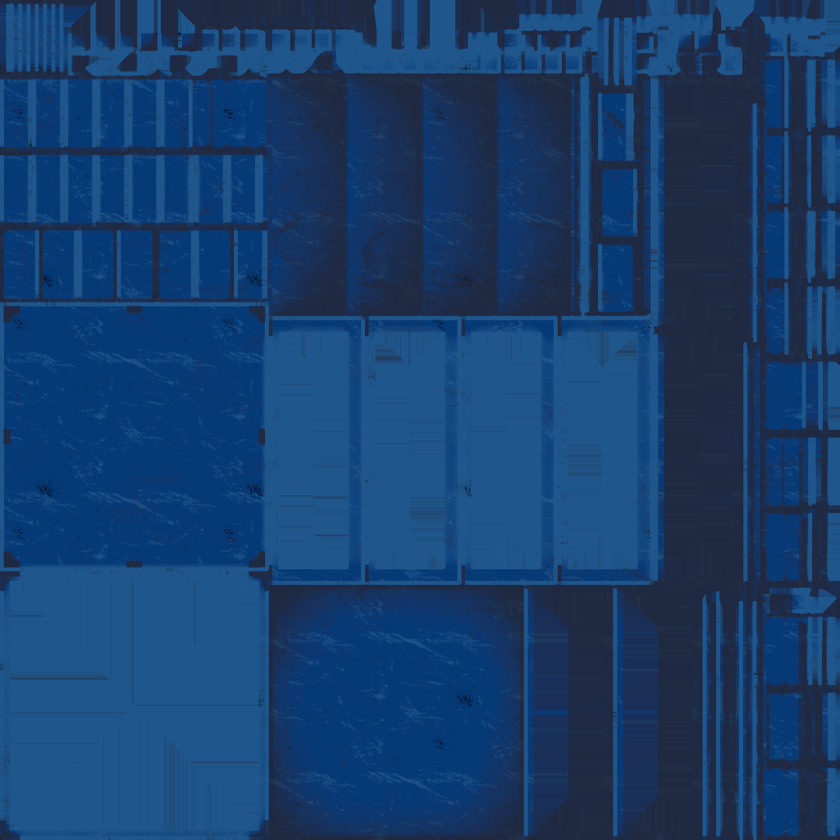
#> input picture asset/industry/models/002_plastic_pallet/BaseColor.png, 840 x 840 px, shrunk from 1024 x 1024 before the run
$ python -i make_dirty.py   (imports and definitions only)
#> lines starting #> are read from the running program, lines starting #| are printed output that depends on the picture
#!/usr/bin/env python3
"""
把当前目录下的图片整体变暗（模拟“变脏”）
"""

import os
from PIL import Image, ImageEnhance

# ======================
# 可调参数（核心）
# ======================
# 亮度因子：越小越黑（0.0 = 全黑，1.0 = 原图）
BRIGHTNESS = 0.55

# 对比度因子：越小越灰（模拟污垢感）
CONTRAST = 0.85

# 输出后缀
SUFFIX = "_dirty"
# ======================

def darken_image(img_path, out_path):
#> called with img_path = '002_plastic_pallet/BaseColor.png', out_path = 'out.png'
    img = Image.open(img_path).convert("RGB")
#> img is the input picture: PIL image 840x840 RGB; mean R, G, B 23.3, 62.4, 109.4

    # 降低亮度（模拟变脏）
    img = ImageEnhance.Brightness(img).enhance(BRIGHTNESS)
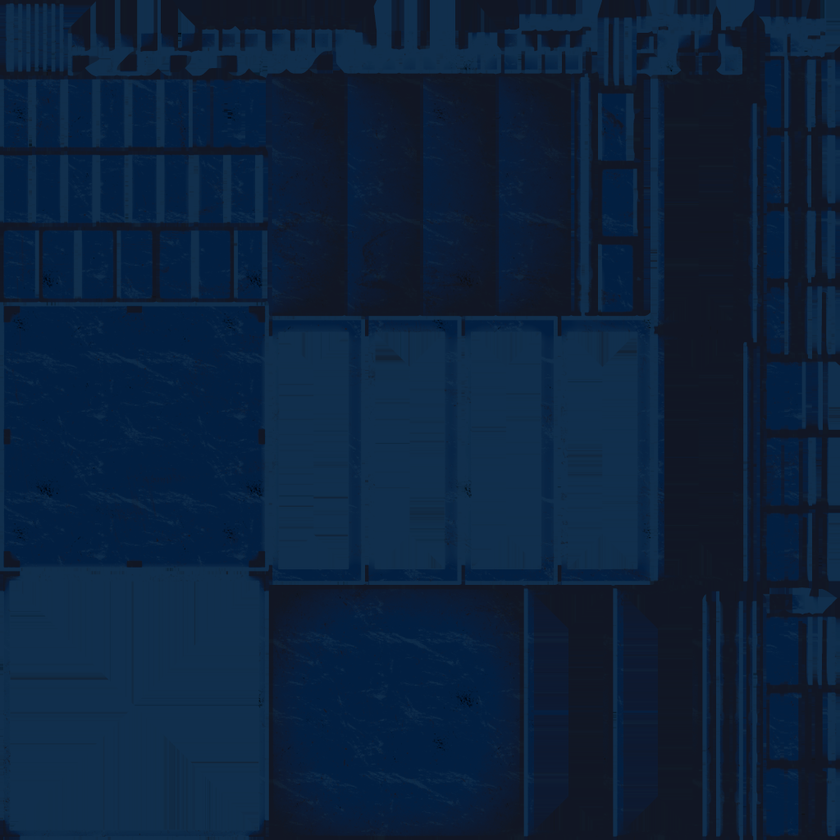
#> img: PIL image 840x840 RGB; mean R, G, B 12.5, 33.8, 59.8

    # 降低对比度（更像污垢，而不是单纯变黑）
    img = ImageEnhance.Contrast(img).enhance(CONTRAST)

    img.save(out_path)
    print(f"✅ {img_path} -> {out_path}")


# [12 lines not run here, left out]

>>> result = darken_image('002_plastic_pallet/BaseColor.png', 'out.png')
